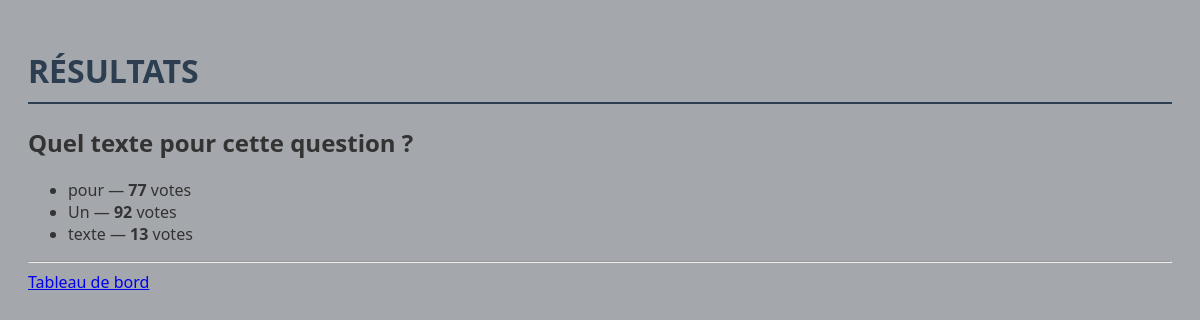
Page /polls/1/results/ on the committed database.
### polls/models.py (models this page shows, shortened)
class Question(models.Model):
    question_text = models.CharField(max_length=200, verbose_name="Question")
    pub_date = models.DateTimeField('date de publication')
    choice_set: 'RelatedManager[Choice]'
    class Meta:
        verbose_name = "Question"
        verbose_name_plural = "Questions"

class Choice(models.Model):
    question = models.ForeignKey(Question, on_delete=models.CASCADE)
    choice_text = models.CharField(max_length=200,verbose_name="Choix")
    votes = models.IntegerField(default=0)
    class Meta:
        verbose_name = "Choix"
        verbose_name_plural = "Choix"

### polls/views.py (the view)
# urls.py: path("<int:question_id>/results/", views.results, name="results"),
def results(request: HttpRequest, question_id: int) -> HttpResponse:
    question = get_object_or_404(Question, pk=question_id)
    return render(request, "polls/results.html", {"question": question})

### polls/templates/polls/results.html (shortened to what this page needs)
{% load static %}<!doctype html>
<html lang="fr">
  <head>
    <link rel="stylesheet" href="{% static 'polls/style.css' %}" />
  </head>
  <body>
    <h1>RÉSULTATS</h1>
    <h2>{{ question.question_text }}</h2>
    <ul>
      {% for choice in question.choice_set.all %}
      <li>
        {{ choice.choice_text }} —
        <strong>{{ choice.votes }}</strong> vote{{ choice.votes|pluralize }}
      </li>
      {% endfor %}
    </ul>
    <hr />
    <a href="{% url 'polls:index' %}">Tableau de bord</a>
  </body>
</html>

### polls/static/polls/style.css (style rules this page uses)
body { background: url("images/background.jpg") no-repeat center center fixed; background-size: cover; font-family: "Segoe UI", Tahoma, Geneva, Verdana, sans-serif; color: #333; padding: 20px; background-color: #a4a7ab; }
h1 { color: #2c3e50; border-bottom: 2px solid #2c3e50; padding-bottom: 10px; }

### rows in the picture
Question: question_text "Quel texte pour cette question ?"
Choice: choice_text "pour", votes "77"
Choice: choice_text "Un", votes "92"
Choice: choice_text "texte", votes "13"
